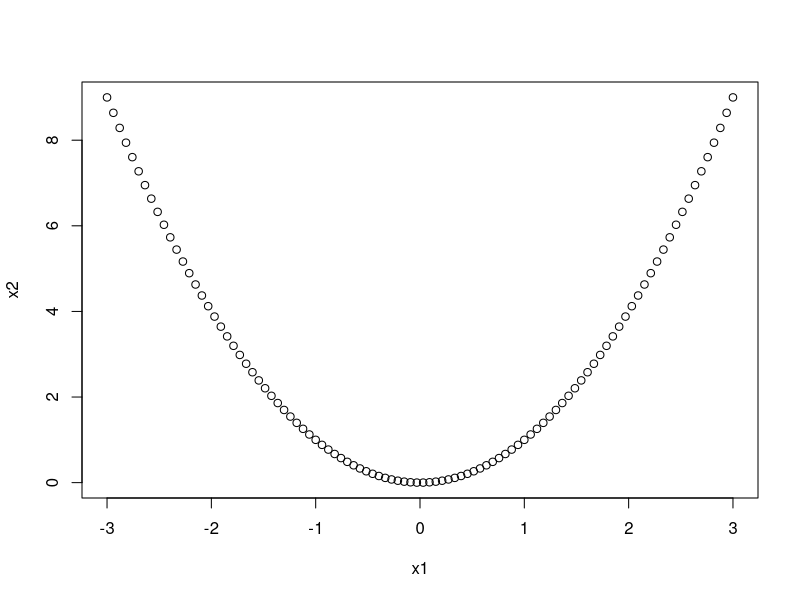
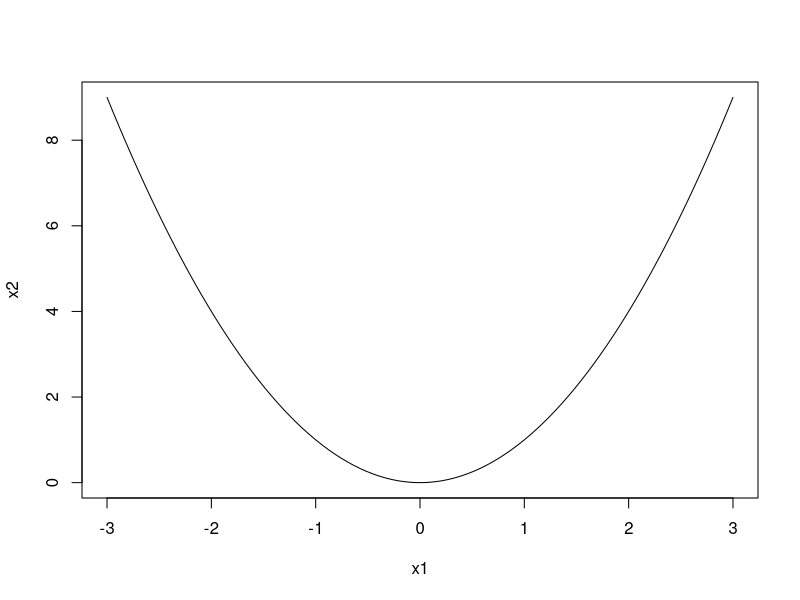
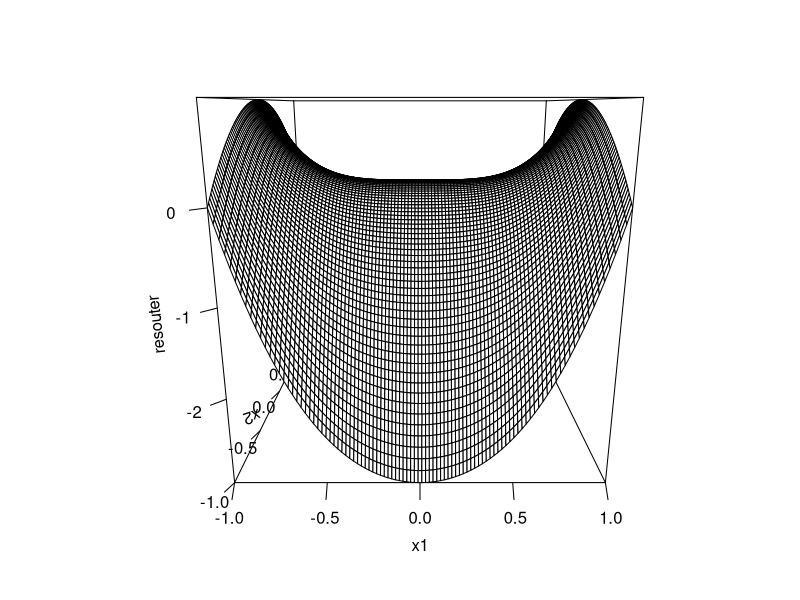
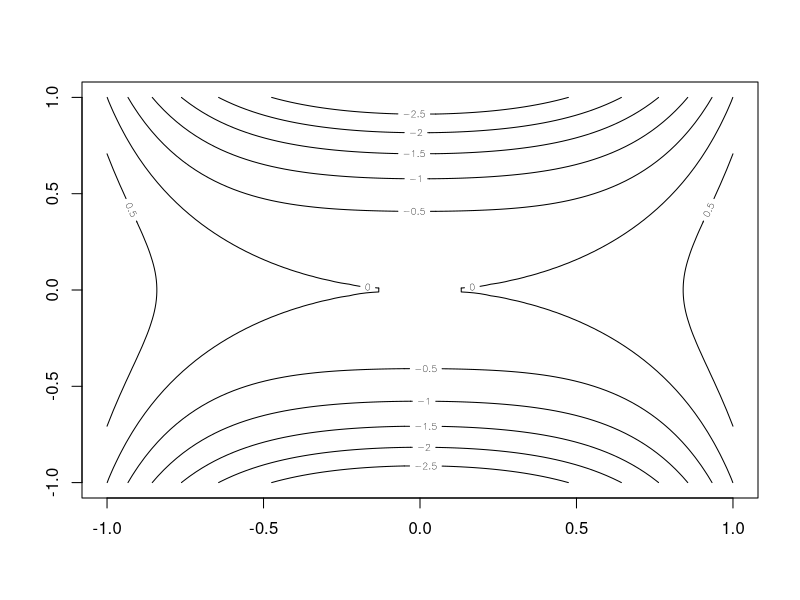

The R source for these figures, in order:
x = c(1,2,3)
var(x)

ourvar = function(x)
{
  mean(x^2)-mean(x)^2
}

ourvar
ourvar(x)*3/2

ourvar(1:12)
var(1:12)
m1=matrix(1:9,3,3)
m1
m1
ourvar(m1)

x1=seq(-3,3,le=100)
x2=x1^2
plot(x1,x2)
plot(x1,x2,type="l")

x1=seq(-1,1,le=100)
x2=x1

f= function(x1,x2)
{
  x1^4-2*x2^2+(2*x1^2-1)*x2^2
}

f(0,0)
resouter=outer(x1,x2,f)
resouter
persp(x1,x2,resouter,ticktype="detailed")
contour(x1,x2,resouter)
